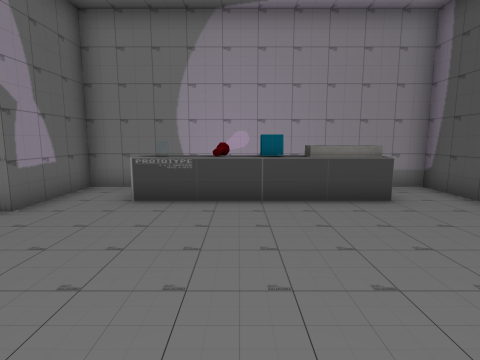
view 1 (above)

16 first-person views from a walk through a scene from a Unity 3-D project. The camera is 1.4 m above the floor, tilts 8° down and sees 80° across. Doors are open. The floor is counted in squares, 1 m on a side. Each view is taken from the middle of a square. On the plan, view 1 faces up. The plan holds only what a view shows up to about 14 squares ahead; the rest is blank. The place goes on beyond the plan. Some surface patterns are stand-ins.

view 2
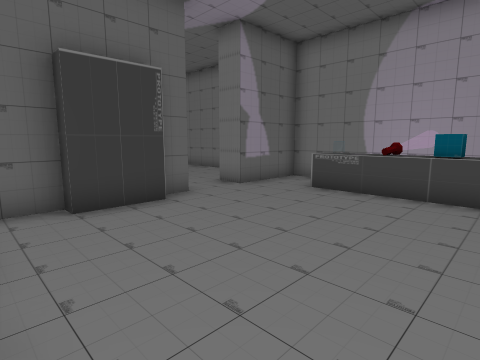

view 3
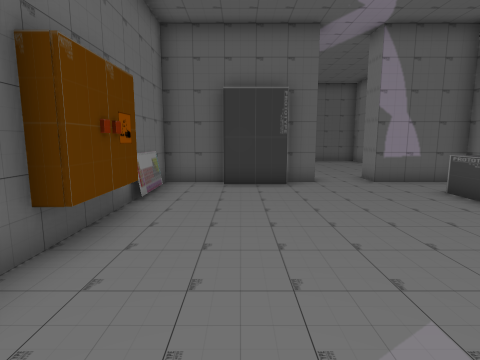

view 4
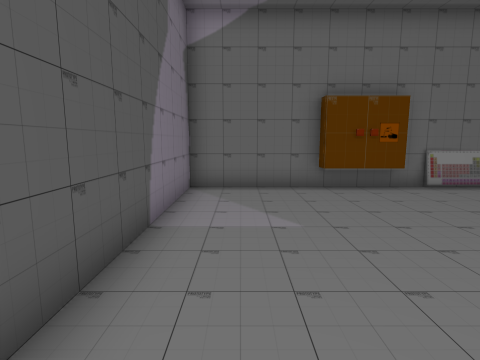

view 5
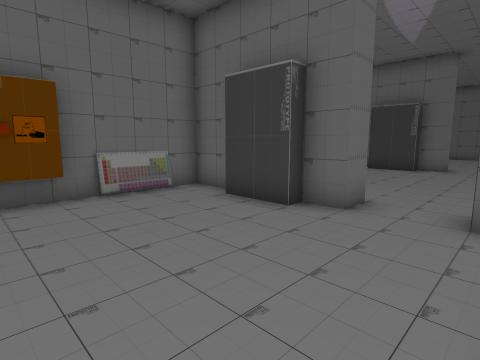

view 6
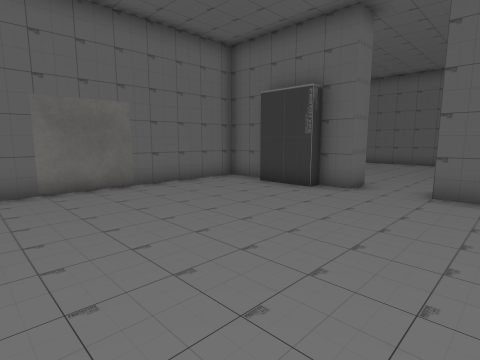

view 7
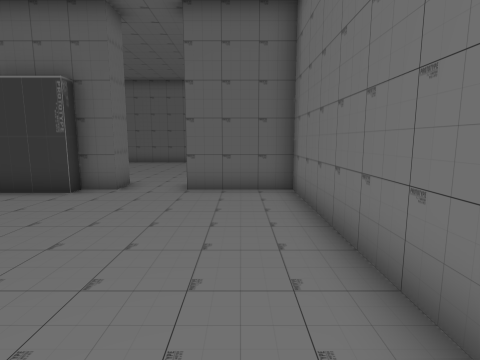

view 8
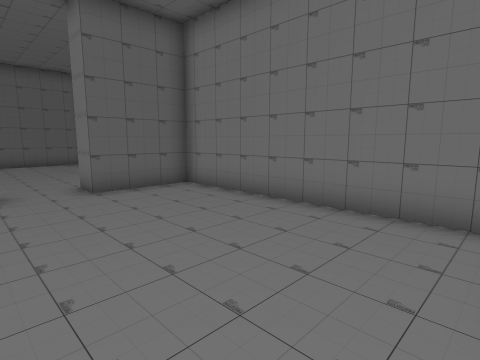

view 9
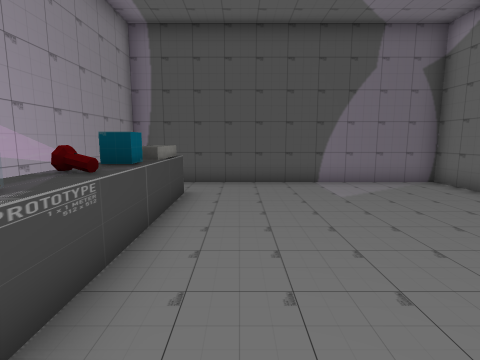

view 10
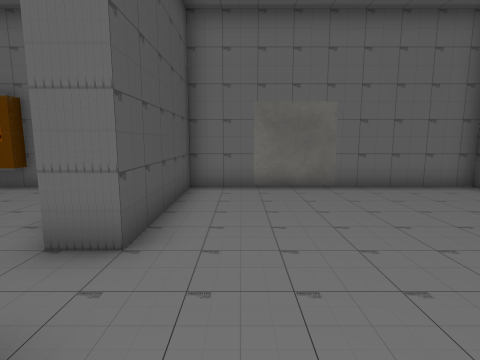

view 11
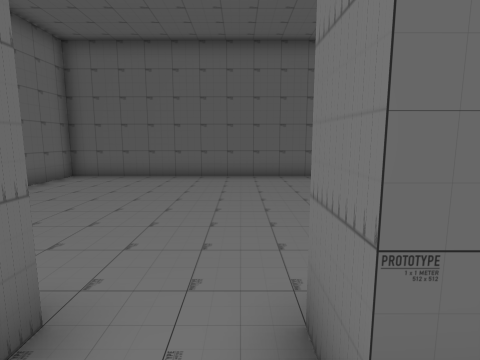

view 12
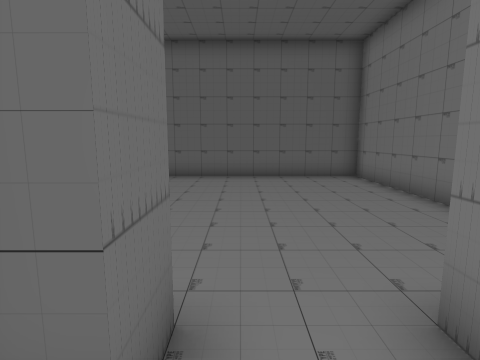

view 13
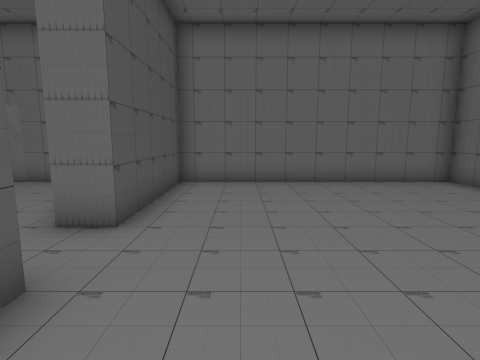

view 14
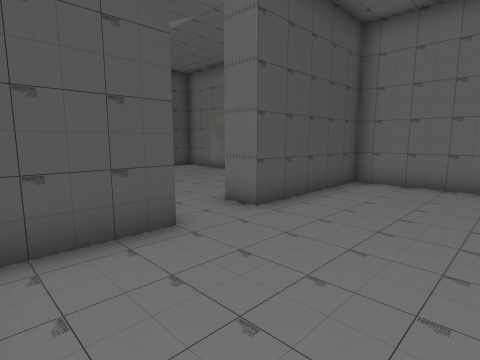

view 15
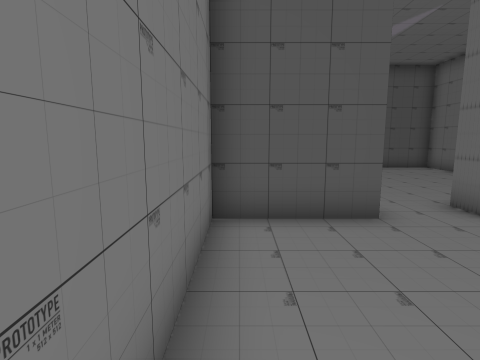

view 16
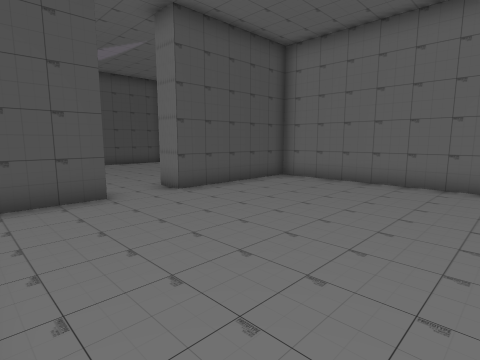

### Floor plan
Points are (right, up) in squares from view 1. A wall is a line through its corners. A room is listed if a view was taken in it or the views show most of it. See-through windows are left out.
Room 1 (views 1, 2, 3, 4, 5, 9)
walls: (-0.7, 6.7) (-0.5, 7.2); (-0.6, 6.8) (-0.5, 7.3); (-0.3, 7.2) (-0.5, 6.7); (1.5, -1.5) (5.5, -1.5) (5.5, 8.5) (-4.5, 8.5) (-4.5, 5.5); (-4.5, 3.5) (-4.5, 2.5) (-4, 2.5) (-4, 0.5) (-4.5, 0.5) (-4.5, -1.5) (-0.4, -1.5)
low walls: (0.6, 6.5) (-1.6, 6.5); (3.6, 6.5) (2.4, 6.5)
ways out: open door at (-5, 4.5) to room 2
objects: other object (-3, -1); other object (-2, 7); other object (0, -1) to (1, -1); other object (1, 7); other object (2, 7)
Room 2 (views 6, 7, 8, 10, 11, 12)
walls: (-13.5, 2.5) (-13.5, 0.4); (-14, 3.5) (-14, 2.5); (-14, 0.1) (-14, -1.5) (-5.5, -1.5) (-5.5, 3.5); (-6.4, 8.5) (-14, 8.5) (-14, 5.5)
ways out: open door at (-5, 4.5) to room 1; open door at (-14.5, 4.5) to room 3
Room 3 (views 13, 14, 15, 16)
walls: (-15, 5.5) (-15, 8.5) (-24, 8.5) (-24, -1.5) (-15, -1.5) (-15, 3.5)
ways out: open door at (-14.5, 4.5) to room 2

Where each view was taken, in squares from view 1:
view 1: 0 up, 0 right, facing up
view 2: 1 down, 2 right, facing up-left
view 3: 1 up, 5 right, facing left
view 4: 7 up, 4 right, facing down
view 5: 6 up, 1 right, facing down-left
view 6: 7 up, 6 left, facing down-left
view 7: 7 up, 6 left, facing left
view 8: 3 up, 6 left, facing up-left
view 9: 5 up, 4 left, facing right
view 10: 7 up, 7 left, facing down
view 11: 5 up, 13 left, facing left
view 12: 4 up, 13 left, facing left
view 13: 8 up, 17 left, facing down
view 14: 8 up, 19 left, facing down-right
view 15: 8 up, 20 left, facing right
view 16: 8 up, 22 left, facing down-right
